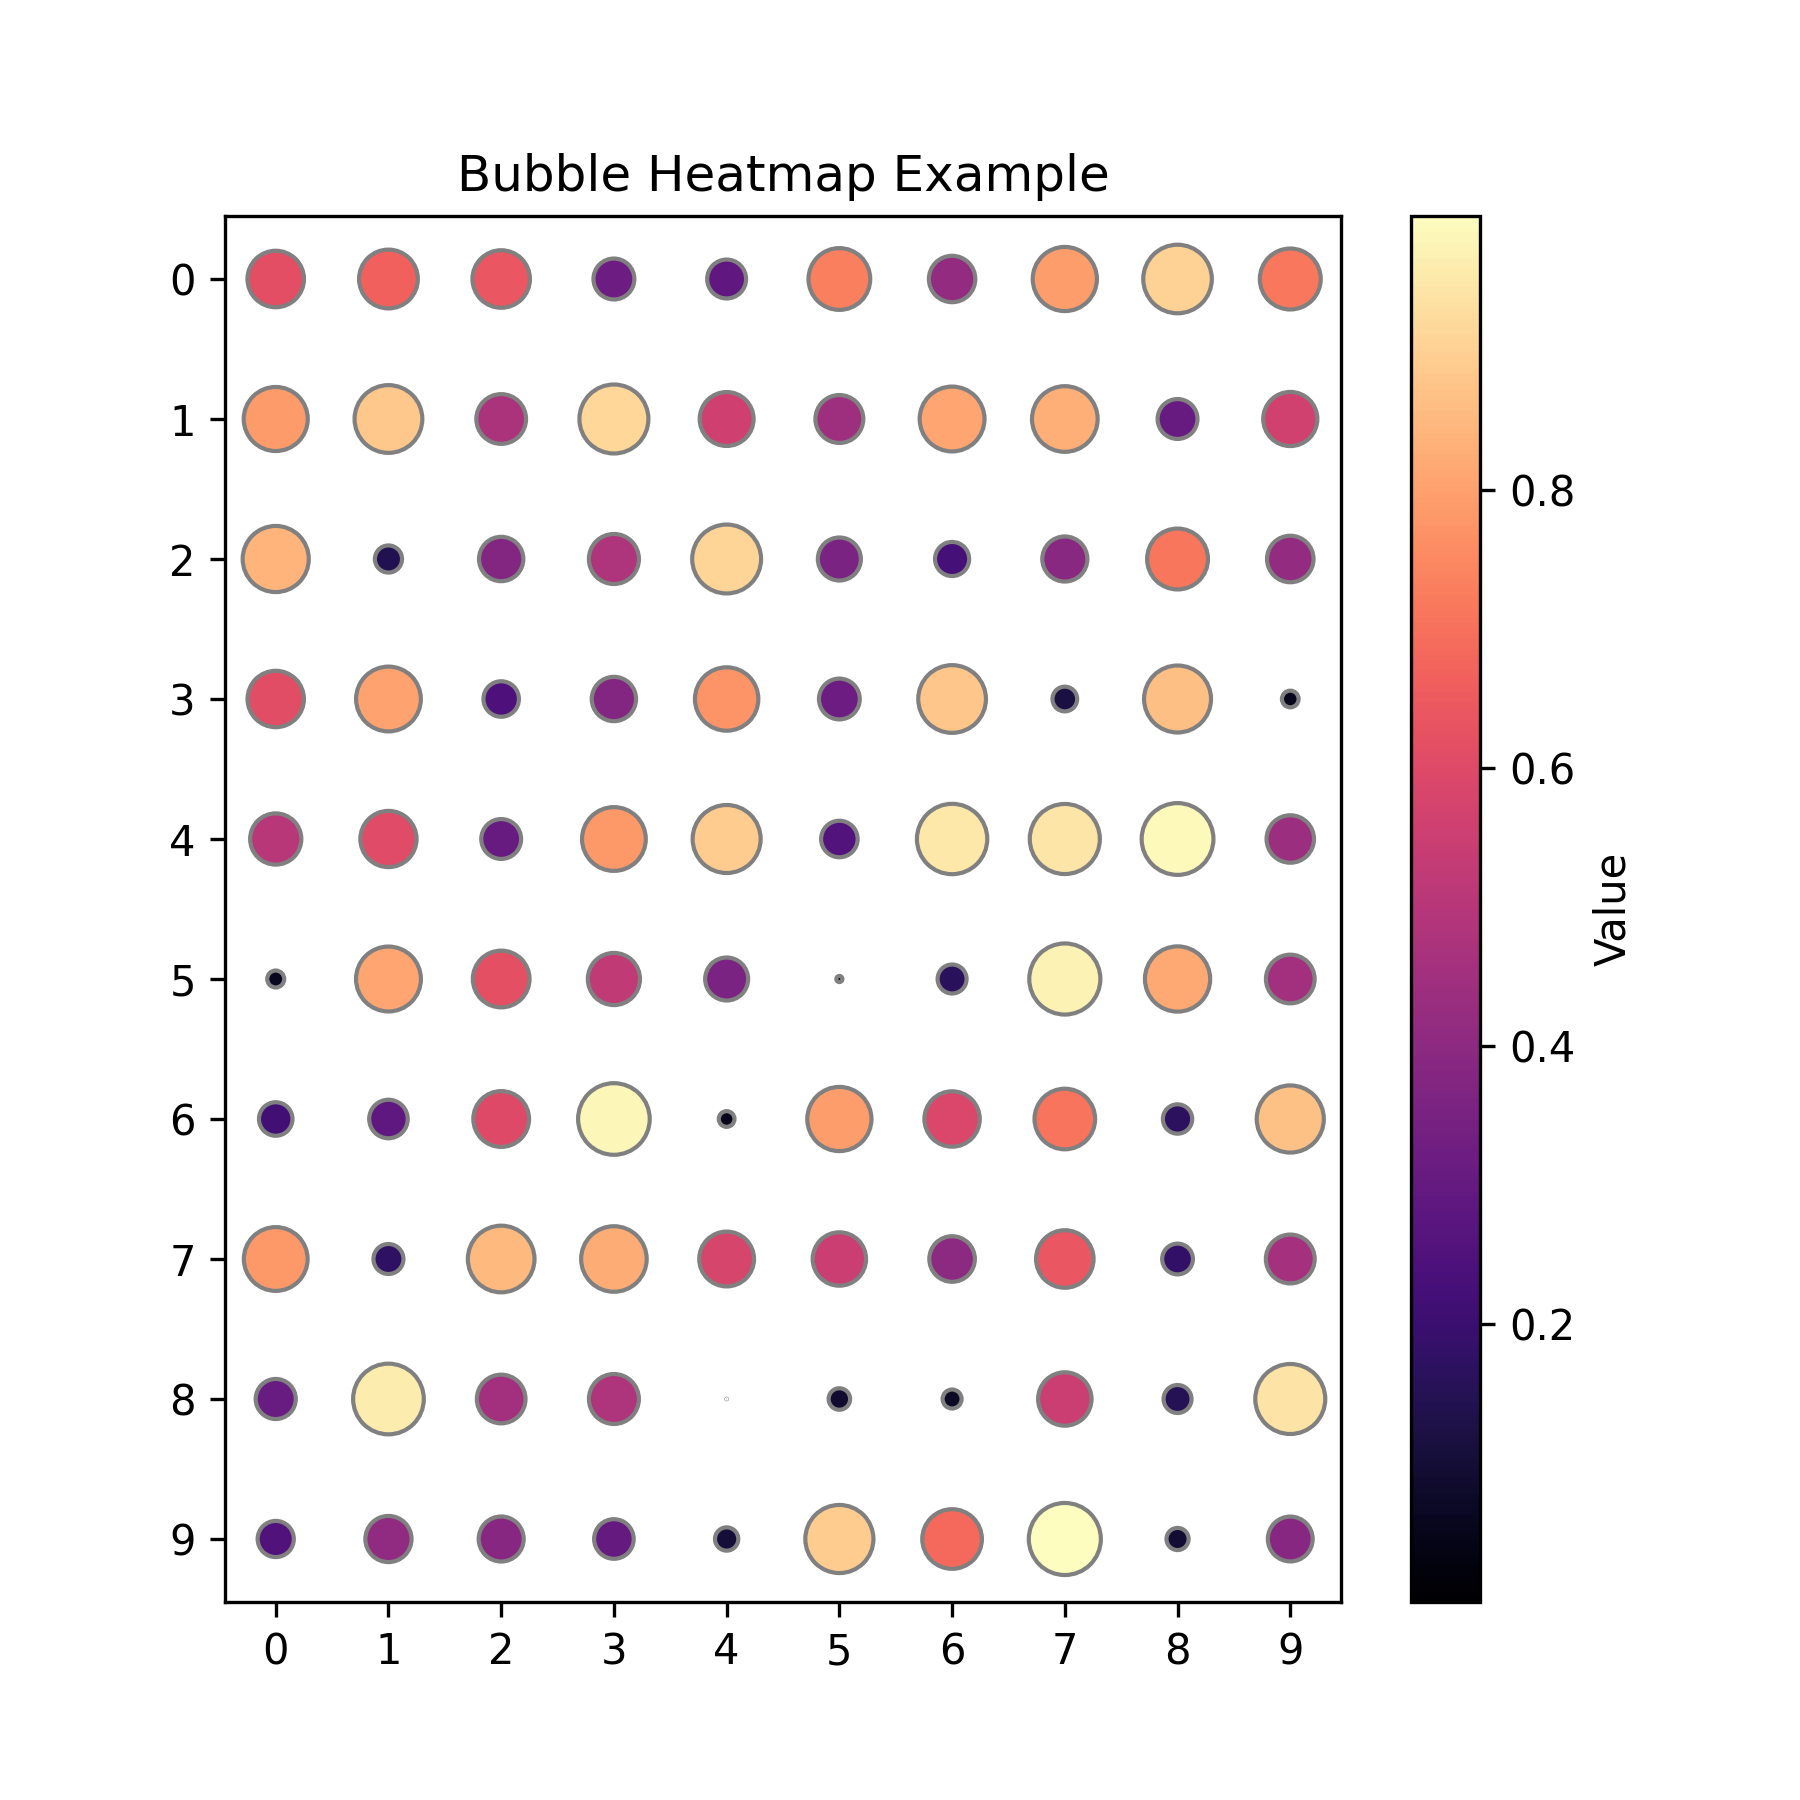

Reproduce this figure in Python.
import matplotlib.pyplot as plt
import numpy as np
import seaborn as sns

# 示例数据
data = np.random.rand(10, 10)  # 10x10 矩阵

x, y = np.meshgrid(np.arange(data.shape[1]), np.arange(data.shape[0]))
x = x.flatten()
y = y.flatten()
sizes = data.flatten() * 300  # 点大小映射
colors = data.flatten()       # 颜色映射

plt.figure(figsize=(6,6))
plt.scatter(x, y, s=sizes, c=colors, cmap='magma', edgecolors='grey')
plt.gca().invert_yaxis()
plt.colorbar(label='Value')
plt.xticks(range(data.shape[1]))
plt.yticks(range(data.shape[0]))
plt.title("Bubble Heatmap Example")
plt.savefig('./test.png', dpi=300)
